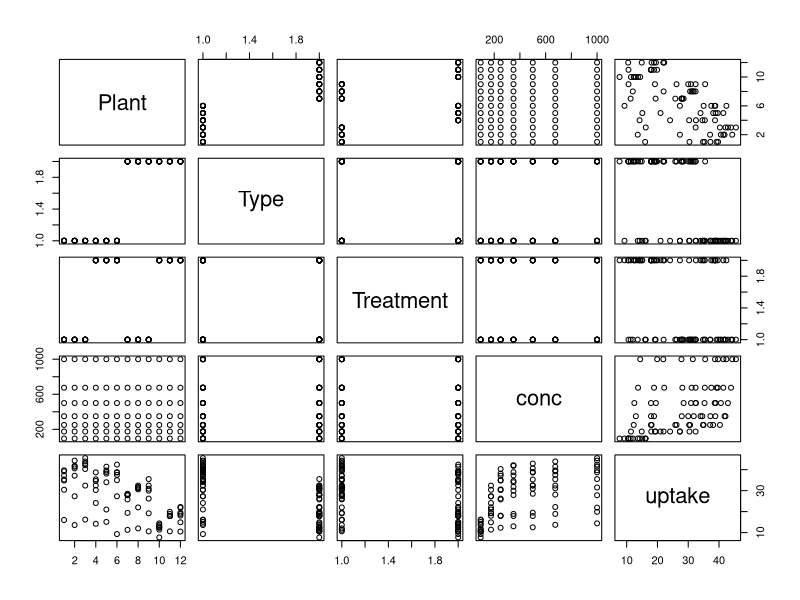
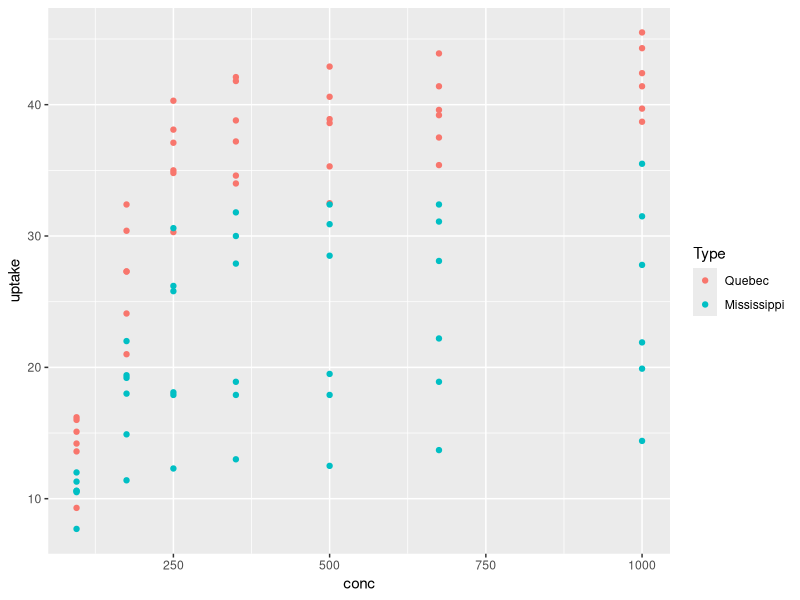
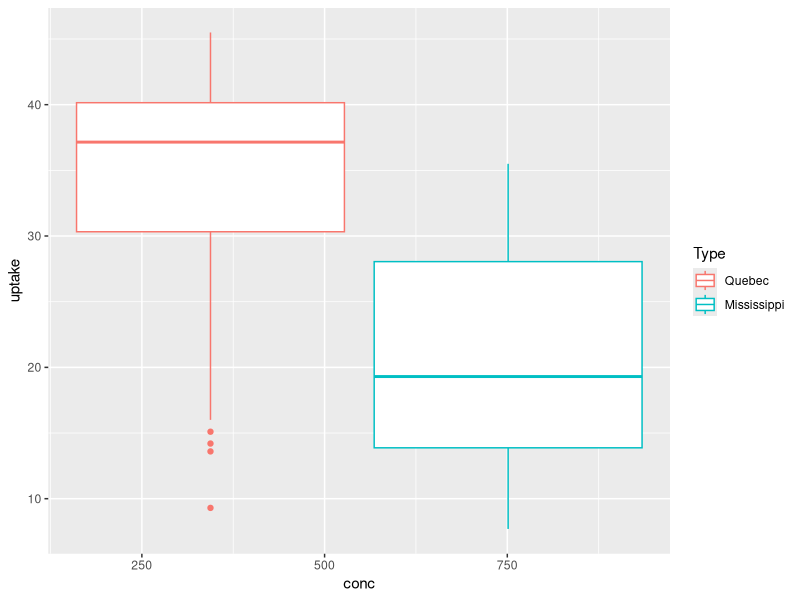

Write the R code that produced these figures, in order. (Note: this script raises an error after producing the figures.)
## ---- chunk 1
knitr::opts_chunk$set(echo = TRUE)
## ---- chunk 2
library(e1071)
library(dplyr)
library(lattice)
library(ggplot2)
library(caret)
## ---- chunk 3
data =CO2%>%as.data.frame()
plot(data)
## ---- chunk 4
ggplot(data=CO2) +                        
    geom_point(aes(x=conc,y=uptake,color=Type)) 
## ---- chunk 5
qplot(x=conc,y=uptake,data=CO2,geom="boxplot",color=Type)
## ---- chunk 6
model1<-lm(conc~Type,data=CO2)
anova(model1) 
model2<- lm(uptake~Type,data=CO2)
anova(model2)
## ---- chunk 7
###資料有約莫98筆 我們拆半TRAINING 效果可能會較好
test=sample(nrow(CO2),52, replace=FALSE)
x <- subset(CO2[test,], select = -Type)
y <- CO2$Type[test]
training = CO2[-test,]
svm_model1 = 
  svmfit = svm(Type ~ ., data = CO2[-test,])
pred = predict(svm_model1,x)
confusionMatrix(pred,y)
